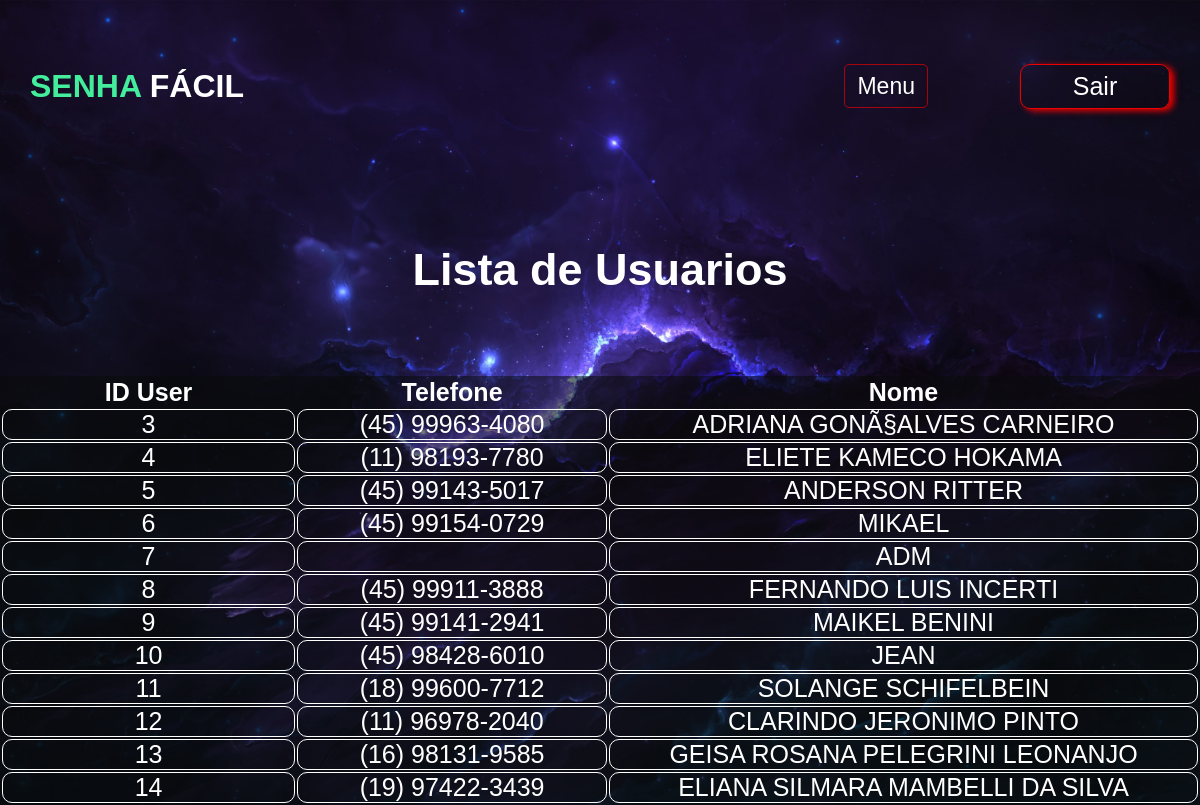
The app's page /users (signed in) with its own data.
### tables this page shows
CREATE TABLE IF NOT EXISTS `users` (
  `id` int(11) NOT NULL,
  `email` varchar(50) NOT NULL,
  `nome` varchar(220) NOT NULL,
  `usuario` varchar(220) NOT NULL,
  `password` varchar(220) NOT NULL,
  `recuperar_senha` varchar(220) DEFAULT 'NULL',
  `setor` int(1) NOT NULL DEFAULT 1,
  `plano` int(11) NOT NULL DEFAULT 0,
  `caixa` int(11) DEFAULT NULL,
  `telefone` varchar(255) NOT NULL DEFAULT '+55'
);

### users.php (the view, shortened to what this page needs)
<?php
require_once 'header.php';
?>
<?php require_once 'menulogado.php'; ?>
<h1 class=senhachamada>Lista de Usuarios</h1>
<div class="pagamentos">
    <div class="containeradm">
        <table class="tabelapagamentos">
            <thead>
                <th>⠀⠀⠀⠀ID User⠀⠀⠀⠀</th>
                <th>⠀⠀⠀⠀Telefone⠀⠀⠀⠀</th>
                <th>⠀⠀⠀⠀Nome⠀⠀⠀⠀</th>
            </thead>
            <tbody>
                <?php
        $sql="SELECT * FROM users where id >=3";
        $sql = $dbh->prepare($sql);
        $sql->execute();
        while ($row_msg_cont = $sql->fetch(PDO::FETCH_ASSOC)) {
    ?>
                <tr>
                    <td><?php echo $row_msg_cont['id']; ?> </td>
                    <td><?php echo $row_msg_cont['telefone']; ?> </td>
                    <td><?php echo $row_msg_cont['nome']; ?> </td>
                </tr>
                <?php } ?>
            </tbody>
        </table>
    </div>
</div>
</div>

### header.php (shortened to what this page needs)
<?php
$url = $_SERVER['REQUEST_URI'];
?>
<!DOCTYPE html>
<html lang="pt-br">
<head>
    <link rel="stylesheet" type="text/css" href="css/style.css">
    <link rel="stylesheet" type="text/css" href="css/menu.css">
    <link rel="stylesheet" type="text/css" href="./css/cabecalho.css">
    <?php if ($url == '/users') : ?>
    <link rel="stylesheet" type="text/css" href="css/admin.css">
    <?php endif; ?>
</head>
<body class="inicio">
    <div class="content">

### menulogado.php (shortened to what this page needs)
<?php
require_once 'header.php';
?>
<div class="container">
    <div class="area-cabecalho">
        <div id="area-logo">
            <h4 class="verde">SENHA <span class="branco">FÁCIL</span> </h4>
        </div>
        <div class="showdesktop">
            <?php if ($url == '/admin') : ?>
            <nav id="area-menu">
                <a class="plano" href="adminpagamentos">Pagamentos</a>
                <a class="plano" href="adminlistauser">Lista de usuarios</a>
            </nav>
            <?php elseif ($url == '/pagamentos') : ?>
            <nav id="area-menu">
                <a class="plano" href="panel">Menu</a>
            </nav>
            <?php elseif ($url == '/users') : ?>
            <nav id="area-menu">
                <a class="plano" href="panel">Menu</a>
            </nav>
            <?php elseif ($url == '/caixas') : ?>
            <nav id="area-menu">
                <a class="plano" href="panel">Menu</a>
            </nav>
            <?php elseif ($url == '/historicouser') : ?>
            <nav id="area-menu">
                <a class="plano" href="home">Menu</a>
            </nav>
            <?php elseif ($url == '/home') : ?>
            <nav id="area-menu">
                <a href="historicouser">Historico de senhas</a>
            </nav>
            <?php endif; ?>
            <a class="buttonlogin2" href="BancoDeDados/logout.php">Sair</a>
        </div>
    </div>
</div>

### css/style.css (style rules this page uses)
*, *:before, *:after { margin: 0; padding: 0; box-sizing: border-box; }
body.inicio { font-size: 62.5%; font-family: "Trebuchet MS", Helvetica, sans-serif; background-color: #350EA2; position: relative; height: 100%; background-repeat: no-repeat; background-size: cover; background-position: center; background-attachment: fixed; background-image: url(../imagens/imagem2.jpg); }
.container { width: 95%; max-width: 1980px; margin: 0 auto; }
a { text-decoration: none; }
a:link, a:visited { transition: 0.5s ease-in-out; }
#area-menu a:link, #area-menu a:visited { color: rgb(255, 255, 255); padding: 8px 12px; }
.branco { color: white; }
.verde { color: #43ED9C; }
.showdesktop { display: flex; align-items: center; justify-content: space-between; }
@media (min-width: 991px) { .showdesktop { display: flex; } }
@media (max-width: 1212px) { #area-menu { font-size: 20px; margin: 0 0 0 0; } }
@media (max-width: 1212px) { #area-menu a { margin-left: 50px; } }
@media (max-width: 1316px) { #area-menu { font-size: 19px; } }
@media (max-width: 1669px) { #area-logo { font-size: 29px; } }
@media (max-width: 1980px) { .container { max-width: 95%; } }

### css/cabecalho.css (style rules this page uses)
a.buttonlogin2 { width: 150px; border-radius: 10px; border: 1px solid #ee0000; font-size: 25px; color: #fff; box-shadow: 4px 2px 6px #ee0000; text-align: center; height: 45px; display: flex; align-items: center; justify-content: center; }
.area-cabecalho { display: flex; align-items: center; justify-content: space-between; padding-top: 4rem; }
#area-menu a { margin-left: 80px; }
#area-menu a:link, #area-menu a:visited { color: rgb(255, 255, 255); padding: 8px 12px; }
#area-menu { font-size: 23px; text-align: left; margin: 0em 4em 0em 0em; }
#area-logo { font-size: 32px; width: 215px; }
.showdesktop { display: flex; align-items: center; justify-content: space-between; }

### css/admin.css (style rules this page uses)
.containeradm { position: relative; width: 100%; height: 100%; }
.senhachamada { margin-top: 3em; color: #fff; font-size: 45px; text-align: center; }
#area-menu a { border: 1px solid #43ED9C; border-radius: 5px; }
.plano { border: 1px solid #ff00009d !important; border-radius: 5px; }
.tabelapagamentos { width: 100%; color: #fff; text-align: center; font-size: 25px; margin-top: 5rem; }
.tabelapagamentos td { border: 1px solid #fff; border-radius: 10px; text-transform: uppercase }
.pagamentos { background-color: rgba(10, 12, 11, 0.548); }

### records on screen
users: id "3", telefone "(45) 99963-4080", nome "ADRIANA GONÃ§ALVES CARNEIRO"
users: id "4", telefone "(11) 98193-7780", nome "ELIETE KAMECO HOKAMA"
users: id "5", telefone "(45) 99143-5017", nome "ANDERSON RITTER"
users: id "6", telefone "(45) 99154-0729", nome "MIKAEL"
users: id "7", nome "ADM"
users: id "8", telefone "(45) 99911-3888", nome "FERNANDO LUIS INCERTI"
users: id "9", telefone "(45) 99141-2941", nome "MAIKEL BENINI"
users: id "10", telefone "(45) 98428-6010", nome "JEAN"
users: id "11", telefone "(18) 99600-7712", nome "SOLANGE SCHIFELBEIN"
users: id "12", telefone "(11) 96978-2040", nome "CLARINDO JERONIMO PINTO"
users: id "13", telefone "(16) 98131-9585", nome "GEISA ROSANA PELEGRINI LEONANJO"
users: id "14", telefone "(19) 97422-3439", nome "ELIANA SILMARA MAMBELLI DA SILVA"
